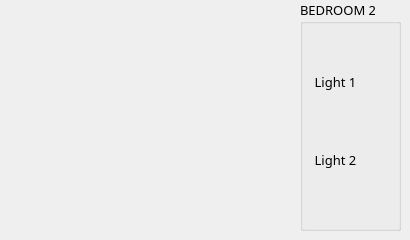
       <widget class="QWidget" name="stackedWidgetPage3_2" native="true">
        <widget class="QGroupBox" name="groupBox_12">
         <property name="geometry">
          <rect>
           <x>300</x>
           <y>0</y>
           <width>101</width>
           <height>231</height>
          </rect>
         </property>
         <property name="font">
          <font>
           <family>Agency FB</family>
           <pointsize>10</pointsize>
          </font>
         </property>
         <property name="title">
          <string>BEDROOM 2</string>
         </property>
         <widget class="QWidget" name="verticalLayoutWidget_24">
          <property name="geometry">
           <rect>
            <x>10</x>
            <y>20</y>
            <width>81</width>
            <height>202</height>
           </rect>
          </property>
          <layout class="QVBoxLayout" name="verticalLayout_24">
           <item>
            <widget class="QToolButton" name="toolButton_59">
             <property name="font">
              <font>
               <family>Agency FB</family>
               <pointsize>10</pointsize>
               <weight>8</weight>
               <italic>false</italic>
               <bold>false</bold>
              </font>
             </property>
             <property name="styleSheet">
              <string notr="true">QToolButton

{
font: 65 10pt &quot;Agency FB&quot;;
	color: rgb(0, 0, 0);


	background-color:transparent;
border:none;


}

QToolButton:checked, QToolButton:pressed {
background-color:rgb(193,210,238);
border: 1px solid rgb(60,127,177)
}
QToolButton:hover {
background-color(224,232,246)
}</string>
             </property>
             <property name="text">
              <string>Light 1</string>
             </property>
             <property name="icon">
              <iconset resource="images_new/try.qrc">
               <normaloff>:/newPrefix/bulb_on.png</normaloff>:/newPrefix/bulb_on.png</iconset>
             </property>
             <property name="iconSize">
              <size>
               <width>70</width>
               <height>70</height>
              </size>
             </property>
             <property name="toolButtonStyle">
              <enum>Qt::ToolButtonTextUnderIcon</enum>
             </property>
            </widget>
           </item>
           <item>
            <widget class="QToolButton" name="toolButton_60">
             <property name="styleSheet">
              <string notr="true">QToolButton

{
font: 75 10pt &quot;Agency FB&quot;;
	color: rgb(0, 0, 0);


	background-color:transparent;
border:none;


}

QToolButton:checked, QToolButton:pressed {
background-color:rgb(193,210,238);
border: 1px solid rgb(60,127,177)
}
QToolButton:hover {
background-color(224,232,246)
}</string>
             </property>
             <property name="text">
              <string>Light 2</string>
             </property>
             <property name="icon">
              <iconset resource="images_new/try.qrc">
               <normaloff>:/newPrefix/bulb_off.png</normaloff>:/newPrefix/bulb_off.png</iconset>
             </property>
             <property name="iconSize">
              <size>
               <width>70</width>
               <height>70</height>
              </size>
             </property>
             <property name="toolButtonStyle">
              <enum>Qt::ToolButtonTextUnderIcon</enum>
             </property>
            </widget>
           </item>
          </layout>
         </widget>
        </widget>
       </widget>
